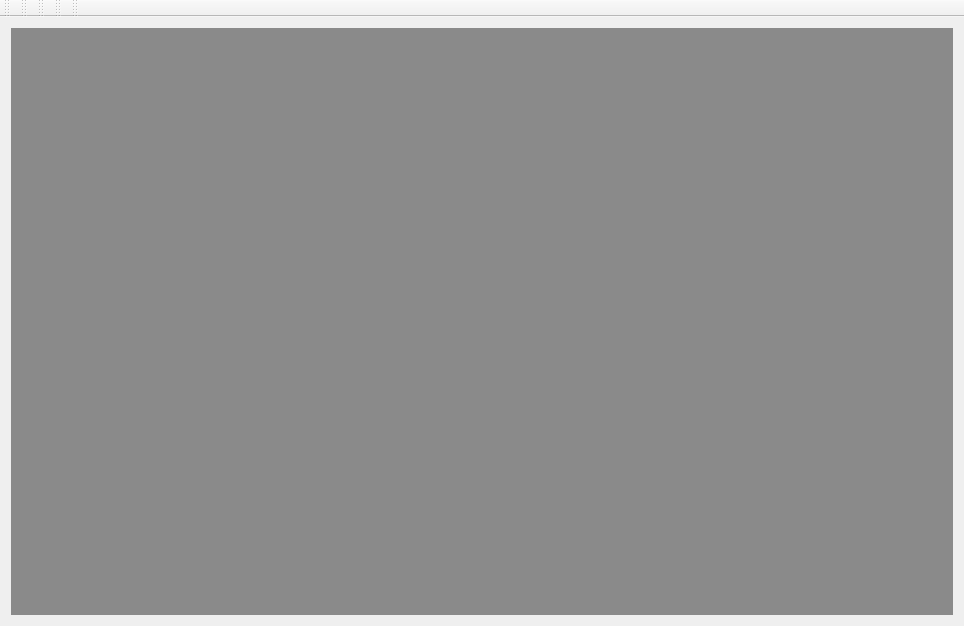
<?xml version="1.0" encoding="UTF-8"?>
<ui version="4.0">
 <class>MainWindow</class>
 <widget class="QMainWindow" name="MainWindow">
  <property name="geometry">
   <rect>
    <x>0</x>
    <y>0</y>
    <width>964</width>
    <height>626</height>
   </rect>
  </property>
  <property name="windowTitle">
   <string notr="true">SQLiteStudio (?.?.?)</string>
  </property>
  <property name="locale">
   <locale language="English" country="UnitedStates"/>
  </property>
  <property name="documentMode">
   <bool>true</bool>
  </property>
  <property name="dockOptions">
   <set>QMainWindow::AllowNestedDocks|QMainWindow::AllowTabbedDocks|QMainWindow::AnimatedDocks</set>
  </property>
  <property name="unifiedTitleAndToolBarOnMac">
   <bool>true</bool>
  </property>
  <widget class="QWidget" name="centralWidget">
   <layout class="QGridLayout" name="gridLayout">
    <item row="0" column="0">
     <widget class="MdiArea" name="mdiArea">
      <property name="verticalScrollBarPolicy">
       <enum>Qt::ScrollBarAsNeeded</enum>
      </property>
      <property name="horizontalScrollBarPolicy">
       <enum>Qt::ScrollBarAsNeeded</enum>
      </property>
      <property name="background">
       <brush brushstyle="SolidPattern">
        <color alpha="255">
         <red>138</red>
         <green>138</green>
         <blue>138</blue>
        </color>
       </brush>
      </property>
      <property name="documentMode">
       <bool>true</bool>
      </property>
     </widget>
    </item>
   </layout>
  </widget>
  <widget class="QMenuBar" name="menuBar">
   <property name="geometry">
    <rect>
     <x>0</x>
     <y>0</y>
     <width>964</width>
     <height>19</height>
    </rect>
   </property>
  </widget>
  <widget class="QToolBar" name="dbToolbar">
   <property name="windowTitle">
    <string>Database toolbar</string>
   </property>
   <attribute name="toolBarArea">
    <enum>TopToolBarArea</enum>
   </attribute>
   <attribute name="toolBarBreak">
    <bool>false</bool>
   </attribute>
  </widget>
  <widget class="QToolBar" name="structureToolbar">
   <property name="windowTitle">
    <string>Structure toolbar</string>
   </property>
   <attribute name="toolBarArea">
    <enum>TopToolBarArea</enum>
   </attribute>
   <attribute name="toolBarBreak">
    <bool>false</bool>
   </attribute>
  </widget>
  <widget class="QToolBar" name="mainToolBar">
   <property name="windowTitle">
    <string>Tools</string>
   </property>
   <attribute name="toolBarArea">
    <enum>TopToolBarArea</enum>
   </attribute>
   <attribute name="toolBarBreak">
    <bool>false</bool>
   </attribute>
  </widget>
  <widget class="TaskBar" name="taskBar">
   <property name="mouseTracking">
    <bool>true</bool>
   </property>
   <property name="contextMenuPolicy">
    <enum>Qt::CustomContextMenu</enum>
   </property>
   <property name="windowTitle">
    <string>Window list</string>
   </property>
   <property name="toolButtonStyle">
    <enum>Qt::ToolButtonTextBesideIcon</enum>
   </property>
   <attribute name="toolBarArea">
    <enum>TopToolBarArea</enum>
   </attribute>
   <attribute name="toolBarBreak">
    <bool>false</bool>
   </attribute>
  </widget>
  <widget class="QToolBar" name="viewToolbar">
   <property name="windowTitle">
    <string>View toolbar</string>
   </property>
   <attribute name="toolBarArea">
    <enum>TopToolBarArea</enum>
   </attribute>
   <attribute name="toolBarBreak">
    <bool>false</bool>
   </attribute>
  </widget>
 </widget>
 <layoutdefault spacing="6" margin="11"/>
 <customwidgets>
  <customwidget>
   <class>MdiArea</class>
   <extends>QMdiArea</extends>
   <header>mdiarea.h</header>
   <container>1</container>
  </customwidget>
  <customwidget>
   <class>TaskBar</class>
   <extends>QToolBar</extends>
   <header>taskbar.h</header>
  </customwidget>
 </customwidgets>
 <resources/>
 <connections/>
</ui>
